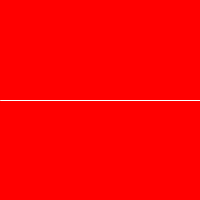
Frame 1 (no input)
Frame 60 (the mouse pressed at the canvas centre just before this capture): identical to frame 1, image omitted
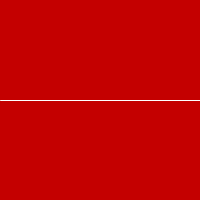
Frame 120 (the mouse held since frame 60 and released just before this capture)

The Processing sketch that drew these frames (run headless with seeded random() and noise(); from frame 60 on, the mouse is pressed at the canvas centre):

// Processing sketch: ClassThree
// ── ClassThree.pde
float r = 255;
float g = 0;
float b = 0;

void setup(){
  
  size(200,200);
}

void draw(){
  background(r, g, b);
  
  stroke(255);
  line(0, 100, 200, 100);
    if(mouseY < 100)
  r++;
  else
  r--;
  
  if(r > 255)
  r =255;
  else if(r < 0)
  r =0;
  
  
  println("r:" + r);
}
